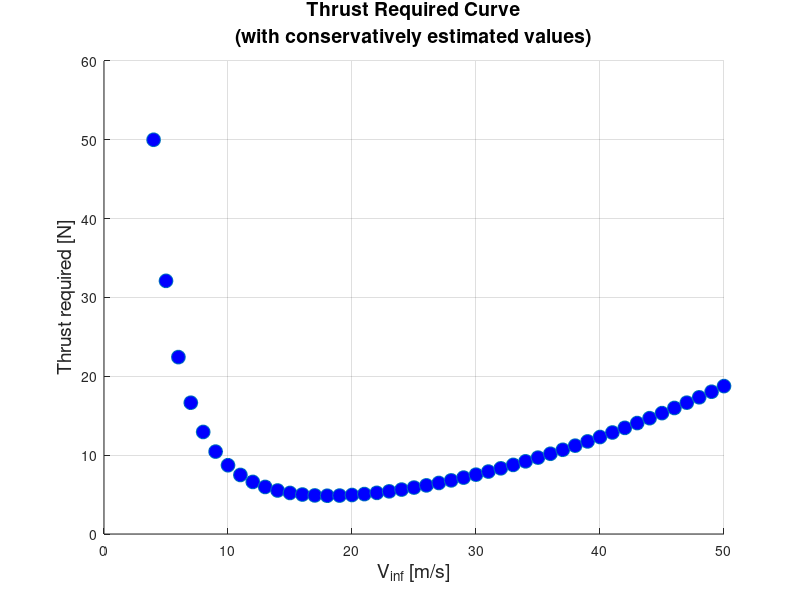
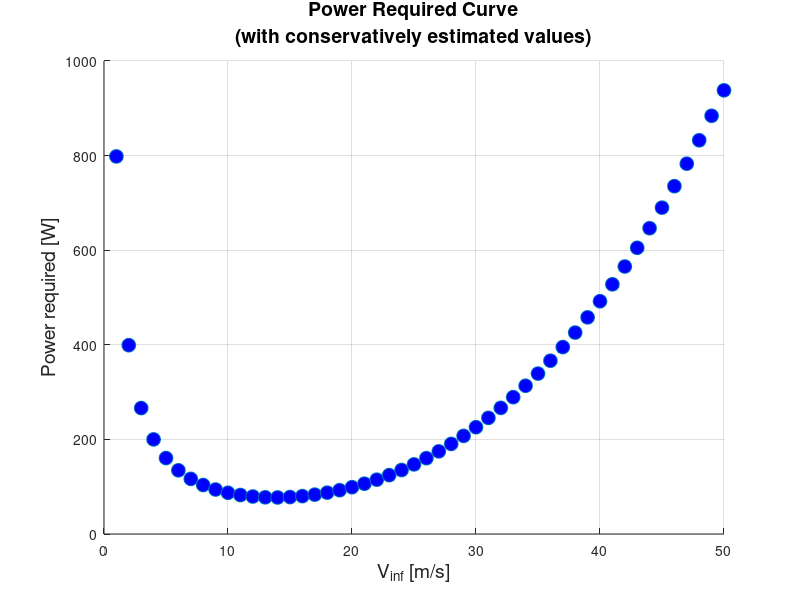

MATLAB code to generate these figures, in order:
%%%%%%%%%%%%%%%%%%%%%%%%%%%%%%%%%%%%%%%%%%%%%%%%%%%%%%%%%%%
%
%     Create Thrust and Power Required versus Velocity
%       Plot via method in Anderson, Intro to Flight
%
%   By: Ian O'Hara
%   Date: 10/7/2010
%
%%%%%%%%%%%%%%%%%%%%%%%%%%%%%%%%%%%%%%%%%%%%%%%%%%%%%%%%%%%

% Needed Information
m = 5.71;     % Mass [kg]
b = 2;     % Wing span [m]
c = 0.33;   % Average chord [m]
e = 0.7;    % Oswald efficiency factor
S = 2*0.25; % Reference wing area (m^2)
rho = 1.18; % Density of air (kg/m^3)
Cdo = 0.025; % Profile drag of aircraft
g = 9.81;   % Gravitational acceleration (m/s^2)

% Velocity Range
V = 1:50;   % [m/s]

% Values calculated from needed info (Don't modify!)
W = m*g;
AR = b^2 / (c*b);
%% Thrust Required
thrustR = [];     % Thrust required for each V [N];

Cl = W./(0.5*rho.*V.^2*S);
Cd = Cdo + Cl.^2./(pi*e*AR);

thrustR = W ./ (Cl./Cd);

% Plot resuts
figure;
close all;
grid on;
hold on;

plot(V,thrustR,'o','MarkerFaceColor','b','MarkerSize',10);

title({'Thrust Required Curve', '(with conservatively estimated values)'},'FontSize',14);
xlabel('V_i_n_f [m/s]','FontSize',14);
ylabel('Thrust required [N]','FontSize',14);
axis([0 50 0 60]);

%% Power Required %%
powerR = thrustR .* V;

figure;

grid on;
hold on;

plot(V,powerR,'o','MarkerFaceColor','b','MarkerSize',10);

title({'Power Required Curve', '(with conservatively estimated values)'},'FontSize',14);
xlabel('V_i_n_f [m/s]','FontSize',14);
ylabel('Power required [W]','FontSize',14);
axis([0 50 0 1000]);